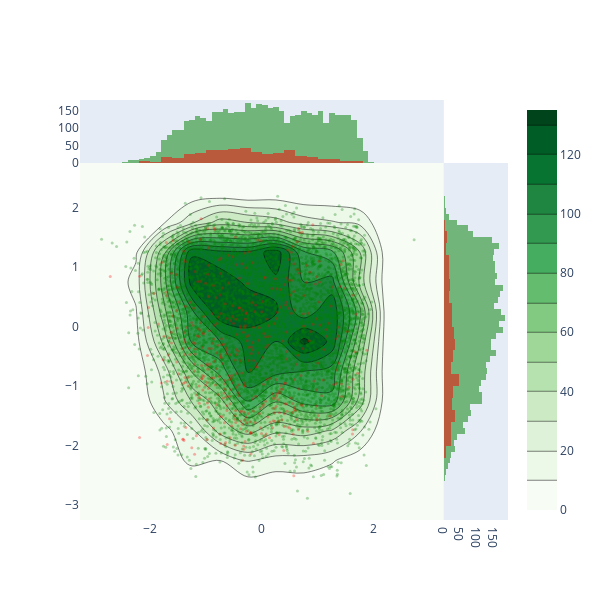

The code cell stored with this chart in its notebook:
### Code cell
fig = go.Figure()
fig.add_trace(go.Histogram2dContour(
        x = comps.loc[comps.Red==0, "COM_x_z"],
        y = comps.loc[comps.Red==0, "COM_y_z"],
        colorscale = 'Greens_r',
        reversescale = True,
        xaxis = 'x',
        yaxis = 'y',
        opacity = 1,
    ))
fig.add_trace(go.Scatter(
        x = comps.loc[comps.Red==0, "COM_x_z"],
        y = comps.loc[comps.Red==0, "COM_y_z"],
        xaxis = 'x',
        yaxis = 'y',
        mode = 'markers',
        marker = dict(
            color = 'green',
            size = 3,
            opacity = 0.3
        )
    ))
fig.add_trace(go.Scatter(
        x = comps.loc[comps.Red==1, "COM_x_z"],
        y = comps.loc[comps.Red==1, "COM_y_z"],
        xaxis = 'x',
        yaxis = 'y',
        mode = 'markers',
        marker = dict(
            color = 'red',
            size = 3,
            opacity = 0.3
        )
    ))
fig.add_trace(go.Histogram(
        y = comps.loc[comps.Red==0, "COM_y_z"],
        xaxis = 'x2',
        marker = dict(
            color = 'green',
            opacity = 0.5
        )
    ))
fig.add_trace(go.Histogram(
        x = comps.loc[comps.Red==0, "COM_x_z"],
        yaxis = 'y2',
        marker = dict(
            color = 'green',
            opacity = 0.5
        )
    ))
fig.add_trace(go.Histogram(
        y = comps.loc[comps.Red==1, "COM_y_z"],
        xaxis = 'x2',
        marker = dict(
            color = 'red',
            opacity = 0.5
        )
    ))
fig.add_trace(go.Histogram(
        x = comps.loc[comps.Red==1, "COM_x_z"],
        yaxis = 'y2',
        marker = dict(
            color = 'red',
            opacity = 0.5
        )
    ))

fig.update_layout(
    autosize = False,
    xaxis = dict(
        zeroline = False,
        domain = [0,0.85],
        showgrid = False
    ),
    yaxis = dict(
        zeroline = False,
        domain = [0,0.85],
        showgrid = False
    ),
    xaxis2 = dict(
        zeroline = False,
        domain = [0.85,1],
        showgrid = False
    ),
    yaxis2 = dict(
        zeroline = False,
        domain = [0.85,1],
        showgrid = False
    ),
    height = 600,
    width = 600,
    bargap = 0,
    hovermode = 'closest',
    showlegend = False,
    barmode='overlay'
)

fig.show()

### Figure 1 — Plotly figure (JSON) as saved in the notebook; plotly's stock layout.template omitted (floating-point values rounded to 4 significant figures; data arrays with more than 128 entries replaced by an {"elided": "..."} marker saying what was removed)
{"data": [{"colorscale": [[0, "rgb(0,68,27)"], [0.125, "rgb(0,109,44)"], [0.25, "rgb(35,139,69)"], [0.375, "rgb(65,171,93)"], [0.5, "rgb(116,196,118)"], [0.625, "rgb(161,217,155)"], [0.75, "rgb(199,233,192)"], [0.875, "rgb(229,245,224)"], [1, "rgb(247,252,245)"]], "opacity": 1, "reversescale": true, "type": "histogram2dcontour", "x": {"elided": "4928 float values"}, "xaxis": "x", "y": {"elided": "4928 float values"}, "yaxis": "y"}, {"marker": {"color": "green", "opacity": 0.3, "size": 3}, "mode": "markers", "type": "scatter", "x": {"elided": "4928 float values"}, "xaxis": "x", "y": {"elided": "4928 float values"}, "yaxis": "y"}, {"marker": {"color": "red", "opacity": 0.3, "size": 3}, "mode": "markers", "type": "scatter", "x": {"elided": "444 float values"}, "xaxis": "x", "y": {"elided": "444 float values"}, "yaxis": "y"}, {"marker": {"color": "green", "opacity": 0.5}, "type": "histogram", "xaxis": "x2", "y": {"elided": "4928 float values"}}, {"marker": {"color": "green", "opacity": 0.5}, "type": "histogram", "x": {"elided": "4928 float values"}, "yaxis": "y2"}, {"marker": {"color": "red", "opacity": 0.5}, "type": "histogram", "xaxis": "x2", "y": {"elided": "444 float values"}}, {"marker": {"color": "red", "opacity": 0.5}, "type": "histogram", "x": {"elided": "444 float values"}, "yaxis": "y2"}], "layout": {"autosize": false, "bargap": 0, "barmode": "overlay", "height": 600, "hovermode": "closest", "showlegend": false, "width": 600, "xaxis": {"domain": [0, 0.85], "showgrid": false, "zeroline": false}, "xaxis2": {"domain": [0.85, 1], "showgrid": false, "zeroline": false}, "yaxis": {"domain": [0, 0.85], "showgrid": false, "zeroline": false}, "yaxis2": {"domain": [0.85, 1], "showgrid": false, "zeroline": false}}}
